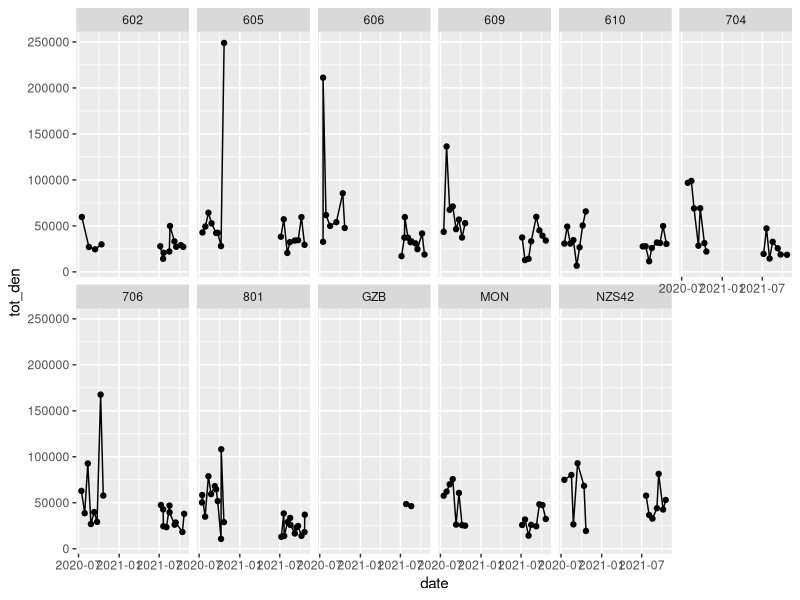
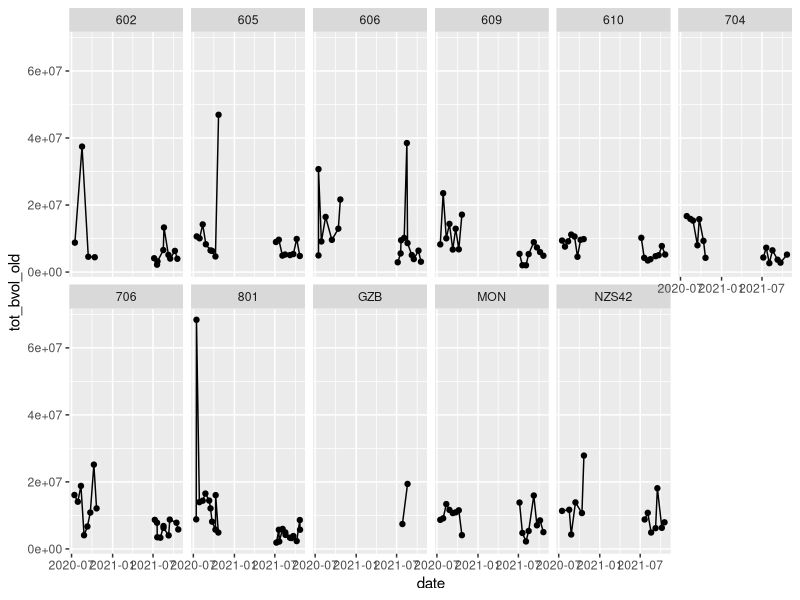
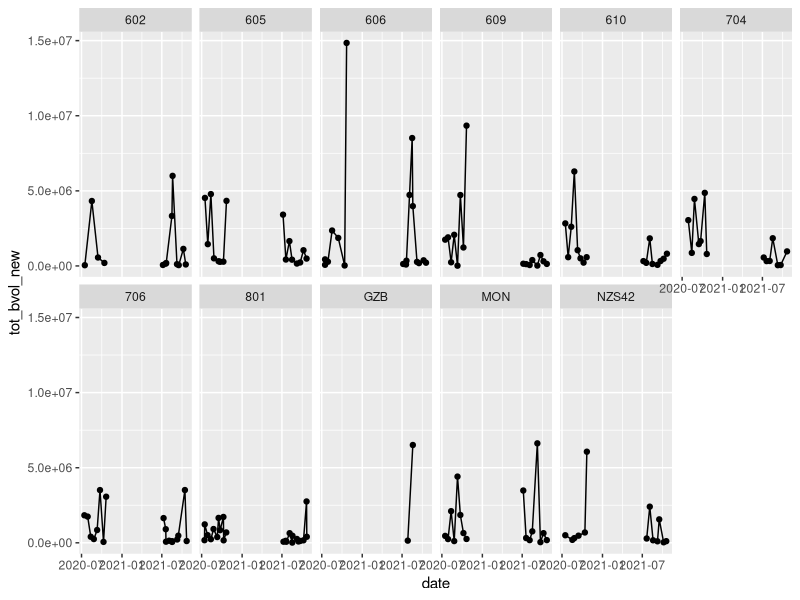
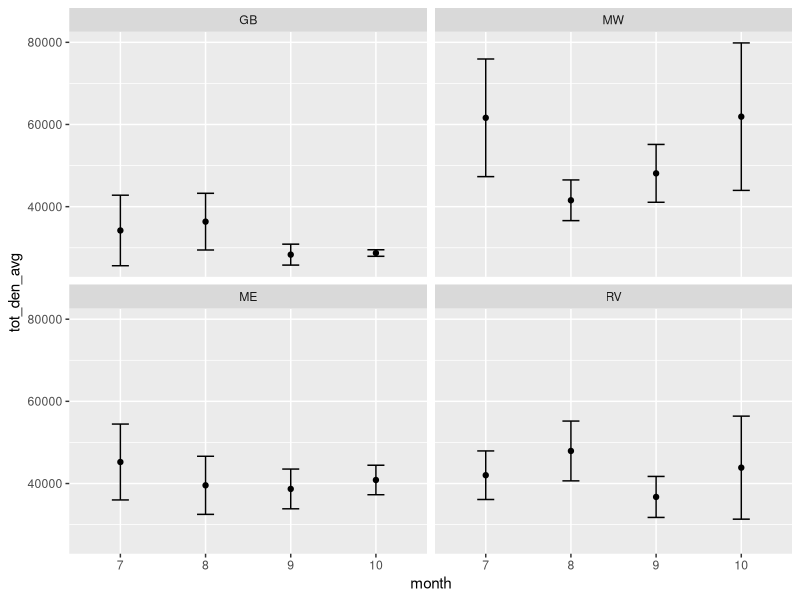
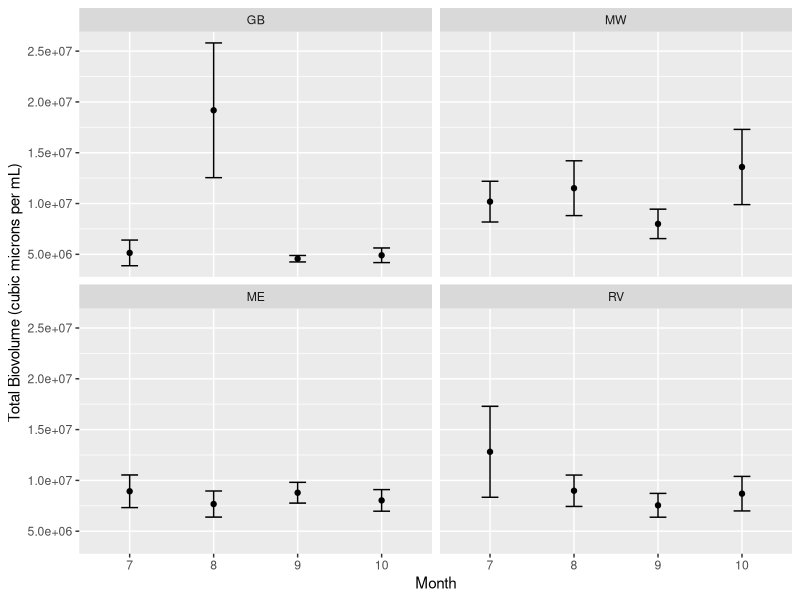
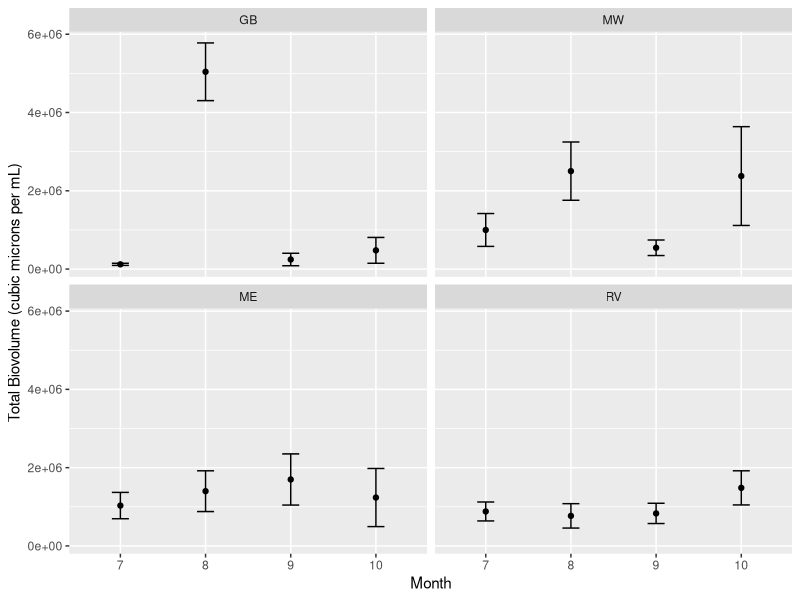
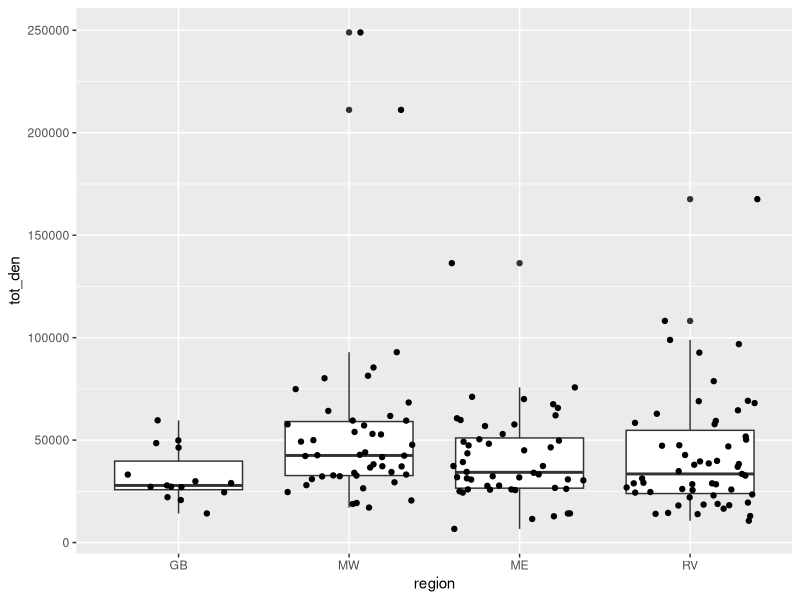
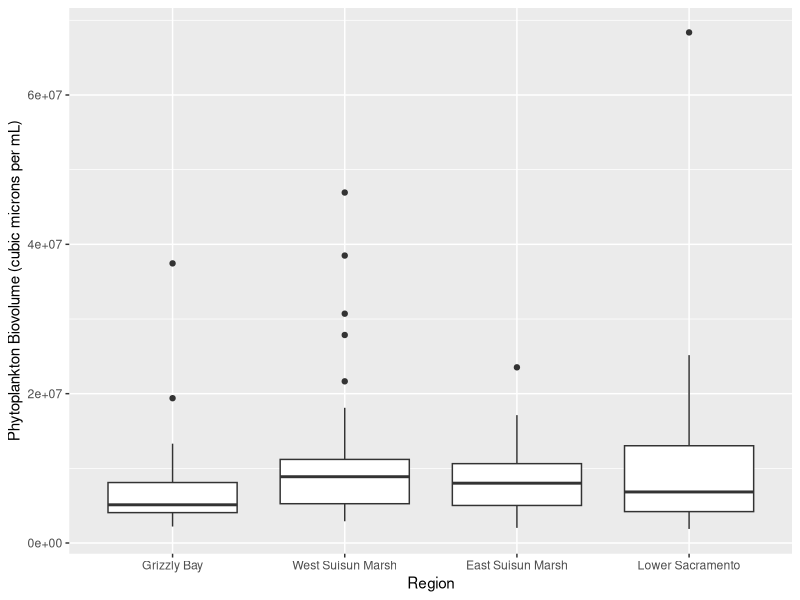

Reproduce these figures in R, in order.
#SMSCG
#phytoplantkon data
#data visualizations

#responses
#total organisms per ml
#total cells per ml
#total biovolume per ml

#To do list
#see if all the phyla are up to date; Tiffany's file is probably out of date
#make some plots to look at cells per mL which is a response I added to the source file
#compare DFW and EMP samples when they are collected close to same time
#maybe do nmds by region

#load packages
library(tidyverse) #variety of data science tools
library(ggplot2) #making plots
library(lubridate) #format datesx
library(scales) #log scale axes in ggplot
#library(diathor) #diatom trait data

# 1. Read in the Data----------------------------------------------

#read in the aggregated and formatted phytoplankton data
phyto_vis<-read_csv("Data/phytoplankton/SMSCG_phytoplankton_formatted_2020-2021.csv")
#looks like column types are all correct, even date and time

#format data---------------

#EMP stations: Subset to just the four relevant to SMSCG
#Two different naming systems for stations: EMP (DFW)
#D22 (NZ064), D4 (NZ060), NZ032 (NZ032), NZS42 (NZS42)

unique(phyto_vis$station)

#create data frame that groups names of stations that represent the same general location and adds the three broad regions
#RV = Sacramento River, ME = East Suisun Marsh, MW = West Suisun Marsh
station_key <- data.frame(
  station = c("706", "NZ064", "D22","704","801", "802", "NZ060", "D4","609","MON","610","605", "606","NZ032","NZS42","GZB","602","D7"),
  station_comb = c(rep("706", 3), "704",rep("801", 4),"609","MON","610", "605", rep("606",2),"NZS42","GZB",rep("602",2)),
  region = c(rep("RV",8), rep("ME",3), rep("MW",4),rep("GB",3))
)
#glimpse(station_key)

#join the sample data and the new station/region data
#by using inner_join, only the SMSCG relevant stations are kept
phyto_gates<- inner_join(phyto_vis,station_key) %>% 
  #add a column for month by extracting month from date
  mutate(month = month(date)
         ,year = year(date)
         ) %>% 
  #remove the June samples from EMP because we don't have any other June samples
  filter(month!=6) 

#check for NAs
check_na <- phyto_gates[rowSums(is.na(phyto_gates)) > 0,]
#the only NAs are for the time for one sample

#export data as csv for publishing on EDI
#note: need to update this line of code
edi<-phyto_gates[,c(1,14,2:11)]
#write_csv(edi,file = paste0(sharepoint_path,"./Phytoplankton/SMSCG_phytoplankton_EDI_2020.csv"))

#how many genera didn't match up with higher taxonomy?
#sum(is.na(phyto_gates$class))
#there are now zero rows that aren't matched with higher level taxonomy

#look at distinct genera and taxa
#taxon_na<-phyto_gates %>% 
#  filter(is.na(class)) %>% 
#  distinct(genus, taxon) %>% 
#  arrange(genus,taxon)
#5 genera and 6 taxa that weren't in higher taxonomy spreadsheet
#need to add them

#look at number of samples per station
s_samp_count<-phyto_gates %>% 
  distinct(station_comb, date) %>% 
  group_by(station_comb) %>% 
  summarize(count = n(), .groups = 'drop')  

#count total number of samples
sum(s_samp_count$count) #138

#look at number of samples per region
r_samp_count<-phyto_gates %>% 
  distinct(region, date) %>% 
  group_by(region) %>% 
  summarize(count = n(), .groups = 'drop')  
#sample size varies a lot among regions; river is most; bay is fewest

#look at number of samples per region and month
rm_samp_count<-phyto_gates %>% 
  distinct(region,station_comb, month,date) %>% 
  group_by(region, month) %>% 
  summarize(count = n(), .groups = 'drop') 
range(rm_samp_count$count)
#generally 8-14 samples per month x region

#look at number of samples per region and month and year
ry_samp_count<-phyto_gates %>% 
  distinct(region,station_comb, year, month,date) %>% 
  group_by(region, year,month) %>% 
  summarize(count = n(), .groups = 'drop') %>% 
  arrange(year,region)
range(ry_samp_count$count)

#look closer at Grizzly Bay samlpes
gzb <- phyto_gates %>% 
  filter(region=="GB")

#try to get diatom trait data using the diathor package--------------
#NOTE: so far, not having much luck; at least some of the examples worked

#first make a df with just the diatoms
#and format it into a matrix like this package needs
#diatoms_only<-phyto_gates %>% 
#  filter(phylum == "Ochrophyta") %>% 
  #for diaThorAll function, there must be a column called "species"
#  rename(species=taxon) %>% 
  #create combined station-date column
#  unite(station_date, station, date) %>% 
  #reduce to just needed columns
#  select(species
#         ,station_date
#         ,organisms_per_ml
#  )   %>% 
  #convert from long to wide
#  pivot_wider(names_from = station_date, values_from = organisms_per_ml) %>%  
  #convert all NAs to zeros
#  replace(is.na(.), 0) %>% 
  #make species a factor and everything else integers
  #NOTE that abundances are actually densities instead of counts but fine for now
#  mutate(across(c(species),as.factor)
#         ,across(c('STN 609_2020-08-12':'NZS42_2020-10-13'),as.integer)
#         ) %>% 
#  glimpse()
  

#data("diat_sampleData")
#glimpse(diat_sampleData)
#species is a factor and all other columns are integers


#Run diaThorAll to get all the outputs from the sample data with the default settings, and store
#the results into the “results” object, to also retain the output within R
#NOTE: this function runs a whole pipeline of functions and takes a while 
#results <- diaThorAll(diat_sampleData) #If the sample data was used

#I got their example to work
#loadedData <- diat_loadData(species_df=diat_sampleData,resultsPath=sharepoint_path) # load data with the diat_loadData() function
#results <- diat_ips(loadedData )

#this isn't working still
#loadedData <- diat_loadData(species_df=diatoms_only,resultsPath=sharepoint_path) 
#results <- diat_ips(loadedData )

#plot time series of density and biovolume by station-----------

#summarize density and biovolume data by sample (station x date combo)
#so sum all the taxon specific densities and biovolumes within a sample
s_phyto_sum<-phyto_gates %>% 
  group_by(region, station_comb, station, year, month, date, time) %>% 
  summarize(
    tot_den = sum(organisms_per_ml)
    ,tot_bvol_old = sum(biovolume_per_ml_old)
    ,tot_bvol_new = sum(biovolume_per_ml_new) 
    ,.groups = 'drop'
  ) %>% 
  #make month and year factors
    mutate_at(vars(year,month), factor)
#write_csv(s_phyto_sum,file = paste0(sharepoint_path,"./Plots/SMSCG_phytoplankton_sample_summary_2020.csv"))

#reorder region factor levels for plotting
s_phyto_sum$region <- factor(s_phyto_sum$region, levels=c('GB','MW','ME','RV'))


#plot total phytoplankton density by station 
(plot_st_tot_den <-ggplot(s_phyto_sum, aes(x=date, y=tot_den, group=year))+ #specified what to plot on the x and y axes
    geom_line() + 
    geom_point() + 
    facet_wrap(~station_comb, nrow=2)
  )

#plot total phytoplankton biovolume OLD by station
(plot_st_tot_bvol <-ggplot(s_phyto_sum, aes(x=date, y=tot_bvol_old, group=year))+ 
    geom_line() + 
    geom_point() + 
    facet_wrap(~station_comb, nrow=2)
)

#plot total phytoplankton biovolume NEW by station
(plot_st_tot_bvol <-ggplot(s_phyto_sum, aes(x=date, y=tot_bvol_new, group=year))+ 
    geom_line() + 
    geom_point() + 
    facet_wrap(~station_comb, nrow=2)
)

#plot time series of density and biovolume by region and month-----------

#function to calculate standard error
se <- function(x) sd(x)/sqrt(length(x))

#so calculate means for densities and biovolumes 
#across stations within regions and across dates within months
r_phyto_sum<-s_phyto_sum %>% 
  group_by(region, month) %>% 
  summarize(
    tot_den_avg = mean(tot_den),
    tot_den_se = se(tot_den),
    tot_bvol_old_avg = mean(tot_bvol_old),
    tot_bvol_old_se = se(tot_bvol_old),
    tot_bvol_new_avg = mean(tot_bvol_new),
    tot_bvol_new_se = se(tot_bvol_new)
    ,.groups = 'drop'
  )
#glimpse(r_phyto_sum)

#reorder region factor levels for plotting
r_phyto_sum$region <- factor(r_phyto_sum$region, levels=c('GB','MW','ME','RV'))


#plot mean total phytoplankton density by region
(plot_rg_tot_den <-ggplot(r_phyto_sum, aes(x=month, y=tot_den_avg))+ 
    geom_line() + 
    geom_point() + 
    geom_errorbar(aes(ymin=tot_den_avg-tot_den_se, ymax=tot_den_avg+tot_den_se), width = 0.2) +
    facet_wrap(~region)
)

#plot mean total phytoplankton biovolume OLD by region
(plot_rg_tot_bvol_old <-ggplot(r_phyto_sum, aes(x=month, y=tot_bvol_old_avg))+ 
    geom_line() + 
    geom_point() + 
    geom_errorbar(aes(ymin=tot_bvol_old_avg-tot_bvol_old_se, ymax=tot_bvol_old_avg+tot_bvol_old_se), width = 0.2) +
    facet_wrap(~region)+
    labs(x="Month", y="Total Biovolume (cubic microns per mL)")
  
)

#plot mean total phytoplankton biovolume NEW by region
(plot_rg_tot_bvol_new <-ggplot(r_phyto_sum, aes(x=month, y=tot_bvol_new_avg))+ 
    geom_line() + 
    geom_point() + 
    geom_errorbar(aes(ymin=tot_bvol_new_avg-tot_bvol_new_se, ymax=tot_bvol_new_avg+tot_bvol_new_se), width = 0.2) +
    facet_wrap(~region)+
    labs(x="Month", y="Total Biovolume (cubic microns per mL)")
  
)
#ggsave(file = paste0(sharepoint_path,"./Plots/SMSCG_Phyto_LinePlot_TotalBiovolume_RegionMonth.png"),type ="cairo-png",width=8, height=5,units="in",dpi=300)


#boxplots of total density and biovolume by region-------

(plot_rg_tot_den_bx<-ggplot(data=s_phyto_sum, aes(x = region, y = tot_den)) + 
   geom_boxplot()+
   geom_jitter() #adds all points to plot, not just outliers
)

#OLD
(plot_rg_tot_bvol_old_bx<-ggplot(data=s_phyto_sum, aes(x = region, y = tot_bvol_old)) + 
    geom_boxplot()+
    #geom_jitter()+ #adds all points to plot, not just outliers; need to remove default outlier points to avoid duplication
    labs(x = "Region", y = "Phytoplankton Biovolume (cubic microns per mL)")+
    scale_x_discrete(labels = c('Grizzly Bay','West Suisun Marsh','East Suisun Marsh','Lower Sacramento'))
)

#NEW
(plot_rg_tot_bvol_new_bx<-ggplot(data=s_phyto_sum, aes(x = region, y = tot_bvol_new)) + 
    geom_boxplot()+
    #geom_jitter()+ #adds all points to plot, not just outliers; need to remove default outlier points to avoid duplication
    labs(x = "Region", y = "Phytoplankton Biovolume (cubic microns per mL)")+
    scale_x_discrete(labels = c('Grizzly Bay','West Suisun Marsh','East Suisun Marsh','Lower Sacramento'))
)
#ggsave(file = paste0(sharepoint_path,"./Plots/SMSCG_Phyto_BoxPlot_TotalBiovolume_Region_Report.png"),type ="cairo-png",width=8, height=5,units="in",dpi=300)


#plot number of genera by station and region-------

#determine how many species typically within each genera
#if generally one, then easier to just use genus for plots/analysis
ssp_count<-phyto_gates %>% 
  distinct(genus, taxon) %>% 
  group_by(genus) %>% 
  summarize(count = n(), .groups = 'drop')  

#use histogram to visualize distribution of species per genera
(plot_spp_per_genus_hist<-ggplot(data=ssp_count, aes(x = count)) + 
    geom_histogram()
)
#most genera contain 1-2 species but some contain up to 15

#look closer at genera with many species
genera_rich<-phyto_gates %>% 
  distinct(genus, taxon) %>% 
  filter(genus=="Nitzschia" | genus =="Navicula") %>% 
  arrange(genus)
#not just unique because of variants of same name (though there are variants of genus sp.)
#actually quite a few different species within these genera present

#create df that counts genera by sample
phyto_genera_sum<-phyto_gates %>% 
  distinct(region, station_comb,date, month,genus) %>% 
  group_by(region, station_comb,date, month) %>% 
  summarize(genera = n(), .groups = 'drop')

#use histogram to visualize distribution of genera per sample
(plot_genera_per_sample_hist<-ggplot(data=phyto_genera_sum, aes(x = genera)) + 
    geom_histogram()
)
#generally 1-7 but some up to 15 genera per sample

#plot time series of number of genera by station
(plot_st_genera <-ggplot(phyto_genera_sum, aes(x=date, y=genera))+ 
    geom_line() + 
    geom_point() + 
    facet_wrap(~station_comb)
)

#number of genera per region
phyto_genera_sum_rg<-phyto_gates %>% 
  distinct(region,date, month,genus) %>% 
  group_by(region,date, month) %>% 
  summarize(genera = n(), .groups = 'drop')

#plot time series of number of genera by region
(plot_st_genera <-ggplot(phyto_genera_sum_rg, aes(x=date, y=genera))+ 
    geom_line() + 
    geom_point() + 
    facet_wrap(~region)
)

#stacked bar plot showing density and biovolume by phyla and station-------

#summarize density and biovolume data by sample and phylum
#so sum densities and biovolumes within a sample by phylum
s_phyto_phylum_sum<-phyto_gates %>% 
  group_by(region, station_comb, station, date, year,month,phylum) %>% 
  summarize(
    tot_den = sum(organisms_per_ml)
    ,tot_bvol_old = sum(biovolume_per_ml_old) 
    ,tot_bvol_new = sum(biovolume_per_ml_new)
    ,.groups = 'drop'
  )

#stacked bar plot time series of density by phylum and station
(plot_st_den_per_phylum <-ggplot(s_phyto_phylum_sum
      , aes(x=date, y= tot_den,  fill = phylum))+
  geom_bar(position = "stack", stat = "identity") + 
  ylab("Phytoplankton Density (Organisms / mL)") + xlab("Date") + 
  #scale_colour_discrete(drop=T, limits = levels(phylum$phylum))+
  #scale_fill_manual(name = "Phylum",
   #                 values=phylum_colors,
    #                breaks=phylum_names,
     #               labels = phylum_names)+ 
  facet_grid(~station_comb
             #,labeller = labeller(island = island_label) 
))
#cyanobacteria dominates the community numerically at all stations and times
#figure out why there is "NA" category for phylum

#stacked bar plot time series of biovolume OLD by phylum and station
(plot_st_bvol_old_per_phylum <-ggplot(s_phyto_phylum_sum, aes(x=date, y= tot_bvol_old,  fill = phylum))+
    geom_bar(position = "stack", stat = "identity") + 
    ylab("Phytoplankton Biovolume") + xlab("Date") + 
    #scale_colour_discrete(drop=T, limits = levels(phylum$phylum))+
    #scale_fill_manual(name = "Phylum",
    #                 values=phylum_colors,
    #                breaks=phylum_names,
    #               labels = phylum_names)+ 
    facet_grid(~station_comb
               #,labeller = labeller(island = island_label) 
    ))
#mostly cyanobactera as well as diatoms and allies

#stacked bar plot time series of biovolume NEW by phylum and station
(plot_st_bvol_new_per_phylum <-ggplot(s_phyto_phylum_sum, aes(x=date, y= tot_bvol_new,  fill = phylum))+
    geom_bar(position = "stack", stat = "identity") + 
    ylab("Phytoplankton Biovolume") + xlab("Date") + 
    #scale_colour_discrete(drop=T, limits = levels(phylum$phylum))+
    #scale_fill_manual(name = "Phylum",
    #                 values=phylum_colors,
    #                breaks=phylum_names,
    #               labels = phylum_names)+ 
    facet_grid(~station_comb
               #,labeller = labeller(island = island_label) 
    ))


#stacked bar plot showing phyla by region and month-------

#summarize density and biovolume data by region, month and phylum
#so calculate mean densities and biovolumes within a region and date by phylum
r_phyto_phylum_sum<-s_phyto_phylum_sum %>% 
  group_by(region, month, phylum) %>% 
  summarize(
    tot_den_avg = mean(tot_den),
    tot_den_se = se(tot_den),
    tot_bvol_old_avg = mean(tot_bvol_old),
    tot_bvol_old_se = se(tot_bvol_old),
    tot_bvol_new_avg = mean(tot_bvol_new),
    tot_bvol_new_se = se(tot_bvol_new), 
    .groups = 'drop'
      )
#NOTE: calculating the means probably isn't this simple
#probably need to create data frame with all combos of samples x taxa
#then include zeros for cases in which no individuals of a taxon where found
#to make sure those are part of the mean calculation
#the main thing is to get the number of samples in calculation correct (ie, denominator)

#stacked bar plot time series of density by phylum and station
(plot_rg_den_per_phylum <-ggplot(r_phyto_phylum_sum
                                 , aes(x=month, y= tot_den_avg,  fill = phylum))+
    geom_bar(position = "stack", stat = "identity") + 
    ylab("Phytoplankton Density (Organisms / mL)") + xlab("Date") + 
    #scale_colour_discrete(drop=T, limits = levels(phylum$phylum))+
    #scale_fill_manual(name = "Phylum",
    #                 values=phylum_colors,
    #                breaks=phylum_names,
    #               labels = phylum_names)+ 
    facet_grid(~region
               #,labeller = labeller(island = island_label) 
    ))
#cyanobacteria dominates the community numerically at all stations and times
#figure out why there is "NA" category for phylum

#stacked bar plot time series of biovolume OLD by phylum and station
(plot_rg_bvol_old_per_phylum <-ggplot(r_phyto_phylum_sum
                                 , aes(x=month, y= tot_bvol_old_avg,  fill = phylum))+
    geom_bar(position = "stack", stat = "identity") + 
    ylab("Phytoplankton Biovolume") + xlab("Month") + 
    #scale_colour_discrete(drop=T, limits = levels(phylum$phylum))+
    #scale_fill_manual(name = "Phylum",
    #                 values=phylum_colors,
    #                breaks=phylum_names,
    #               labels = phylum_names)+ 
    facet_grid(~region
               #,labeller = labeller(island = island_label) 
    ))
#mostly cyanobactera as well as diatoms and allies

#stacked bar plot time series of biovolume NEW by phylum and station
(plot_rg_bvol_new_per_phylum <-ggplot(r_phyto_phylum_sum
                                  , aes(x=month, y= tot_bvol_new_avg,  fill = phylum))+
    geom_bar(position = "stack", stat = "identity") + 
    ylab("Phytoplankton Biovolume") + xlab("Month") + 
    #scale_colour_discrete(drop=T, limits = levels(phylum$phylum))+
    #scale_fill_manual(name = "Phylum",
    #                 values=phylum_colors,
    #                breaks=phylum_names,
    #               labels = phylum_names)+ 
    facet_grid(~region
               #,labeller = labeller(island = island_label) 
    ))
#ggsave(file = paste0(sharepoint_path,"./Plots/SMSCG_Phyto_StackedBar_TotalBiovolume_AllPhyto_Region.png"),type ="cairo-png",width=8, height=5,units="in",dpi=300)


#stacked bar plot showing phyla by region-------

#summarize density and biovolume data by region only
r_phyto_phylum_sum_rg<-phyto_gates %>% 
  #sum densities and biovolumes within a sample by phylum
  group_by(region, station_comb, date, month,phylum) %>% 
  summarize(
    tot_den = sum(organisms_per_ml)
    ,tot_bvol_old = sum(biovolume_per_ml_old)
    ,tot_bvol_new = sum(biovolume_per_ml_new)
    , .groups = 'drop') %>% 
  #calculate mean densities and biovolumes within regions by phylum
  group_by(region, phylum) %>% 
  summarize(
    tot_den_avg = mean(tot_den),
    tot_bvol_old_avg = mean(tot_bvol_old),
    tot_bvol_new_avg = mean(tot_bvol_new)
    , .groups = 'drop'
  )

#reorder region factor levels for plotting
r_phyto_phylum_sum_rg$region <- factor(r_phyto_phylum_sum_rg$region, levels=c('GB','MW','ME','RV'))


#stacked bar plot time series of diatom biovolume OLD by region, phylum
ggplot(r_phyto_phylum_sum_rg, aes(x=region, y= tot_bvol_old_avg,  fill = phylum))+
    geom_bar(position = "stack", stat = "identity") + 
    ylab("Biovolume (cubic microns per mL)") + xlab("Region")  
  #scale_colour_discrete(drop=T, limits = levels(phylum$phylum))+
  #scale_fill_manual(name = "Phylum",
  #                 values=phylum_colors,
  #                breaks=phylum_names,
  #               labels = phylum_names) 

#stacked bar plot time series of diatom biovolume NEW by region, phylum
ggplot(r_phyto_phylum_sum_rg, aes(x=region, y= tot_bvol_new_avg,  fill = phylum))+
  geom_bar(position = "stack", stat = "identity") + 
  ylab("Biovolume (cubic microns per mL)") + xlab("Region")  
#scale_colour_discrete(drop=T, limits = levels(phylum$phylum))+
#scale_fill_manual(name = "Phylum",
#                 values=phylum_colors,
#                breaks=phylum_names,
#               labels = phylum_names) 

#ggsave(file = paste0(sharepoint_path,"./Plots/SMSCG_Phyto_StackedBar_AllPhyto_Region.png"),type ="cairo-png",width=6, height=5,units="in",dpi=300)



#stacked barplots for diatoms-------------

#summarize diatom density and biovolume data by sample (station x date combo)
#so sum all the taxon specific densities and biovolumes within a sample
s_diatom_sum<-phyto_gates %>% 
  #subset data to just the phylum with diatoms
  filter(phylum == "Ochrophyta") %>% 
  group_by(region, station_comb, station,year, month, date, time) %>% 
  summarize(
    d_tot_den = sum(organisms_per_ml)
    ,d_tot_bvol_old = sum(biovolume_per_ml_old)
    ,d_tot_bvol_new = sum(biovolume_per_ml_new)
    , .groups = 'drop'
  )  %>% 
  #make month a factor
  mutate_at(vars(month,year), factor)
#there are 7 samples without diatoms
#combine diatom data with total phyto data

#join diatom data set and all phyto data set
glimpse(s_phyto_sum)
glimpse(s_diatom_sum)
s_pd_sum <- left_join(s_phyto_sum,s_diatom_sum)

#replace NAs with zeros for density and biovolume
s_pd_sum_z <- s_pd_sum %>% 
    replace_na(list(d_tot_den = 0, d_tot_bvol_old = 0, d_tot_bvol_new = 0))

#summarize diatom density and biovolume data by class, region, and month
diatom_sum<-phyto_gates %>% 
  #subset data to just the phylum with diatoms
  filter(phylum == "Ochrophyta") %>% 
  #sum densities and biovolumes within a sample by class
  group_by(region, station_comb, date, month,class) %>% 
  summarize(
    tot_den = sum(organisms_per_ml)
    ,tot_bvol_old = sum(biovolume_per_ml_old)
    ,tot_bvol_new = sum(biovolume_per_ml_new)
    , .groups = 'drop') %>% 
  #calculate mean densities and biovolumes within regions and months by class
    group_by(region, month, class) %>% 
    summarize(
      tot_den_avg = mean(tot_den),
      tot_den_se = se(tot_den),
      tot_bvol_old_avg = mean(tot_bvol_old),
      tot_bvol_old_se = se(tot_bvol_old),
      tot_bvol_new_avg = mean(tot_bvol_new),
      tot_bvol_new_se = se(tot_bvol_new)
      , .groups = 'drop'
    )

#reorder region factor levels for plotting
diatom_sum$region <- factor(diatom_sum$region, levels=c('GB','MW','ME','RV'))

  
#stacked bar plot time series of diatom biovolume OLD by region, month, class
ggplot(diatom_sum, aes(x=month, y= tot_bvol_old_avg,  fill = class))+
    geom_bar(position = "stack", stat = "identity") + 
    ylab("Phytoplankton Biovolume") + xlab("Date") + 
    #scale_colour_discrete(drop=T, limits = levels(phylum$phylum))+
    #scale_fill_manual(name = "Phylum",
    #                 values=phylum_colors,
    #                breaks=phylum_names,
    #               labels = phylum_names)+ 
    facet_grid(~region
               #,labeller = labeller(island = island_label) 
    )

#stacked bar plot time series of diatom biovolume NEW by region, month, class
ggplot(diatom_sum, aes(x=month, y= tot_bvol_new_avg,  fill = class))+
  geom_bar(position = "stack", stat = "identity") + 
  ylab("Phytoplankton Biovolume") + xlab("Date") + 
  #scale_colour_discrete(drop=T, limits = levels(phylum$phylum))+
  #scale_fill_manual(name = "Phylum",
  #                 values=phylum_colors,
  #                breaks=phylum_names,
  #               labels = phylum_names)+ 
  facet_grid(~region
             #,labeller = labeller(island = island_label) 
  )
#ggsave(file = paste0(sharepoint_path,"./Plots/SMSCG_Phyto_StackedBar_Diatom_RegionMonth.png"),type ="cairo-png",width=9, height=5,units="in",dpi=300)


#similar stacked bar plot but averaged over months too
#facilitate comparisons among regions

#summarize density and biovolume data by region only
diatom_sum_rg<-phyto_gates %>% 
  #subset data to just the phylum with diatoms
  filter(phylum == "Ochrophyta") %>% 
  #sum densities and biovolumes within a sample by class
  group_by(region, station_comb, date, month,class) %>% 
  summarize(
    tot_den = sum(organisms_per_ml)
    ,tot_bvol_old = sum(biovolume_per_ml_old)
    ,tot_bvol_new = sum(biovolume_per_ml_new)
    , .groups = 'drop') %>% 
  #calculate mean densities and biovolumes within regions by class
  group_by(region, class) %>% 
  summarize(
    tot_den_avg = mean(tot_den),
    tot_den_se = se(tot_den),
    tot_bvol_old_avg = mean(tot_bvol_old),
    tot_bvol_old_se = se(tot_bvol_old),
    tot_bvol_new_avg = mean(tot_bvol_new),
    tot_bvol_new_se = se(tot_bvol_new)
    , .groups = 'drop'
  )

#reorder region factor levels for plotting
diatom_sum_rg$region <- factor(diatom_sum_rg$region, levels=c('GB','MW','ME','RV'))


#stacked bar plot time series of diatom biovolume OLD by region, class
ggplot(diatom_sum_rg, aes(x=region, y= tot_bvol_old_avg,  fill = class))+
    geom_bar(position = "stack", stat = "identity") + 
    ylab("Biovolume (cubic microns per mL)") + xlab("Region")  
    #scale_colour_discrete(drop=T, limits = levels(phylum$phylum))+
    #scale_fill_manual(name = "Phylum",
    #                 values=phylum_colors,
    #                breaks=phylum_names,
    #               labels = phylum_names)+ 


#stacked bar plot time series of diatom biovolume NEW by region, class
ggplot(diatom_sum_rg, aes(x=region, y= tot_bvol_new_avg,  fill = class))+
  geom_bar(position = "stack", stat = "identity") + 
  ylab("Biovolume (cubic microns per mL)") + xlab("Region")  
#scale_colour_discrete(drop=T, limits = levels(phylum$phylum))+
#scale_fill_manual(name = "Phylum",
#                 values=phylum_colors,
#                breaks=phylum_names,
#               labels = phylum_names)+ 

#ggsave(file = paste0(sharepoint_path,"./Plots/SMSCG_Phyto_StackedBar_Diatom_Region.png"),type ="cairo-png",width=6, height=5,units="in",dpi=300)

#boxplot of total phyto biovolume and diatom biovolume by region and month---------

#first reshape data frame
#use version with zeros for samples without diatoms (instead of NAs)
s_pd_sum_l<- s_pd_sum_z %>% 
  #reduce data frame to just needed columns
  select("region","station_comb","year","month","date","tot_bvol_old","tot_bvol_new","d_tot_bvol_old","d_tot_bvol_new") %>% 
  #convert wide to long
  pivot_longer(c("tot_bvol_old","tot_bvol_new","d_tot_bvol_old","d_tot_bvol_new"), names_to = "type", values_to = "tot_bvol") %>% 
  #converts some columns from character to factor
  mutate_at(vars(region,type), factor) %>% 
  #reorder factor levels for plotting
  mutate(region = factor(region, levels=c('RV','ME','MW','GB'))
         ,type = factor(type, levels=c("tot_bvol_old","tot_bvol_new","d_tot_bvol_old","d_tot_bvol_new"))
  #create new columns with better names for labeling facets
         ,type2 = recode(
           type, "tot_bvol_old" = "All Phytoplankton OLD","tot_bvol_new" = "All Phytoplankton NEW","d_tot_bvol_old" = "Diatoms OLD","d_tot_bvol_new" = "Diatoms NEW")
        ,region2 = recode(
    region, "RV" = "Lower Sac", "ME" = "E Suisun Marsh", "MW" = "W Suisun Marsh", "GB"="Grizzly Bay")
    ,month2 = recode(
    month, "7"="July" ,"8"="August", "9"="September", "10"="October")
  ) %>% 
  #convert from cubic microns per mL to cubic mm per mL
  mutate(tot_bvol2 = tot_bvol/1000000000)
glimpse(s_pd_sum_l)

#plot: col: phyto and diatoms, row: region, x-axis: month
(plot_rm_pd_bvol_bx<-ggplot(data=s_pd_sum_l
                            , aes(x = month
                                  , y = tot_bvol2
                                  #, y = log(tot_bvol2)
                                  )) + 
    geom_boxplot(fill="darkolivegreen4")+
    #ylim(0,0.05)+ #drops a high end outlier for all phyto, july, sac river
    facet_grid(region2~type2)+
        labs(x = "Month"
             , y = bquote("Biovolume"~(mm^3~mL^-1) )
             #, y = bquote("Biovolume"~LN(mm^3~mL^-1) )
                          )+
    scale_x_discrete(labels = c("July","August", "September", "October"))
)
#log transforming data means we lose 7 data points for the diatoms plot because they are zeros
#could switch month and region to better emphasize region comparisons but either month nor region differ

#create separate panels for 2020 and 2021
#this is necessary in part because Grizzly Bay samples are new in 2021
#also just use the new and correct calculations

#2020
s_pd_sum_l_n20 <- s_pd_sum_l %>% 
  #just keep the new calculations
  filter(grepl("new",type) & date < "2021-01-01") %>% 
  #create new columns with better names for labeling facets
  mutate(type2 = recode(
    type, "tot_bvol_new" = "2020 All Phytoplankton","d_tot_bvol_new" = "2020 Diatoms"
    )    )
unique(s_pd_sum_l_n20$type) #tot_bvol_new   d_tot_bvol_new
range(s_pd_sum_l_n20$date) #"2020-07-14" "2020-10-22"

#2021
s_pd_sum_l_n21 <- s_pd_sum_l %>% 
  #just keep the new calculations
  filter(grepl("new",type) & date > "2021-01-01") %>% 
  mutate(type2 = recode(
    type, "tot_bvol_new" = "2021 All Phytoplankton","d_tot_bvol_new" = "2021 Diatoms"
  ))
unique(s_pd_sum_l_n21$type) #tot_bvol_new   d_tot_bvol_new
range(s_pd_sum_l_n21$date) #"2020-07-14" "2020-10-22"

#2020 plot: col: phyto and diatoms, row: region, x-axis: month

group.colors20 <- c('2020 All Phytoplankton' = "darkolivegreen", "2020 Diatoms"= "darkolivegreen2")

ggplot(data=s_pd_sum_l_n20, aes(x = region2, y = tot_bvol2, fill=type2
                                  #, y = log(tot_bvol2)
                            )) + 
    geom_boxplot(
       #fill="darkolivegreen4"
      )+
    #ylim(0,0.05)+ #drops a high end outlier for all phyto, july, sac river
    facet_grid(month2~type2)+
    labs(x = "Region"
         , y = bquote("Biovolume"~(mm^3~mL^-1) )
         #, y = bquote("Biovolume"~LN(mm^3~mL^-1) )
    )+
  scale_y_log10(breaks = trans_breaks("log10", function(x) 10^x),
                labels = trans_format("log10", math_format(10^.x))) +
  annotation_logticks(sides="l")+
  scale_fill_manual(values=group.colors20)+
  theme(legend.position="none"
        , axis.text.x = element_text(angle = 90, hjust = 1)
  )
#ggsave(file = "Data/phytoplankton/SMSCG_Phyto_Boxplot_Phyto&Diatom_Region&Month_2020.png",type ="cairo-png",scale=0.9,width=8.5, height=6,units="in",dpi=300)

#2021 plot: col: phyto and diatoms, row: region, x-axis: month

group.colors21 <- c('2021 All Phytoplankton' = "darkolivegreen", "2021 Diatoms"= "darkolivegreen2")

ggplot(data=s_pd_sum_l_n21, aes(x = region2, y = tot_bvol2, fill=type2
                                #, y = log(tot_bvol2)
)) + 
  geom_boxplot()+
  #ylim(0,0.05)+ #drops a high end outlier for all phyto, july, sac river
  facet_grid(month2~type2)+
  labs(x = "Region"
       , y = bquote("Biovolume"~(mm^3~mL^-1) )
       #, y = bquote("Biovolume"~LN(mm^3~mL^-1) )
  )+
  scale_y_log10(breaks = trans_breaks("log10", function(x) 10^x),
                labels = trans_format("log10", math_format(10^.x))) + 
  annotation_logticks(sides="l")+
  scale_fill_manual(values=group.colors21)+
  theme(legend.position="none"
        , axis.text.x = element_text(angle = 90, hjust = 1)
  )
#ggsave(file = "Data/phytoplankton/SMSCG_Phyto_Boxplot_Phyto&Diatom_Region&Month_2021.png",type ="cairo-png",scale=0.9,width=8.5, height=8,units="in",dpi=300)


#generate effect sizes for total phyto and diatoms across regions and months
#needed for USBR report
effsz<-s_pd_sum_l %>% 
  filter(region!="GB" & grepl("new",type)) %>% 
  group_by(type,year) %>% 
  summarize(
    bvol_mean = mean(tot_bvol2)
    ,bvol_sd = sd(tot_bvol2)
    , .groups = 'drop')

#total phyto: compare 2020 vs 2021
effsz$bvol_mean[1]/effsz$bvol_mean[2] #2.122569

#diatoms: compare 2020 vs 2021
effsz$bvol_mean[3]/effsz$bvol_mean[4] #1.654778

#proportion of diatom biovolume in samples
#2020
effsz$bvol_mean[3]/effsz$bvol_mean[1] #0.5478529
#2021
effsz$bvol_mean[4]/effsz$bvol_mean[2] #0.7027262


#compare regions
effszr<-s_pd_sum_l %>% 
  filter(region!="GB" & grepl("new",type)) %>% 
  group_by(type,region) %>% 
  summarize(
    bvol_mean = mean(tot_bvol2)
    ,bvol_sd = sd(tot_bvol2)
    , .groups = 'drop')

#diatoms: compare RV vs. MW
effszr$bvol_mean[6]/effszr$bvol_mean[4] #2.240234


#Statistics: total phyto biovolume--------

#glimpse(s_phyto_sum)

#create subset without Grizzly Bay samples
#samples sizes are too small for this region in 2021 and it is missing from 2020
s_phyto_sum_g <- s_phyto_sum %>% 
  filter(region!="GB")

#predictors to include: region, month, year
#could include station as a random effect. there are only 9 though

#build model
tbmod_new = glm(tot_bvol_new ~ region * month* year, data = s_phyto_sum_g)

#model checking plots
#plot(tbmod_new)
#plots aren't great
#residuals vs fitted: spread gets larger with higher values 
#Q-Q plot: points stray pretty far off diagonal at upper end 
#scale-location: line drifts up with higher values
#residuals vs leverage: looks OK

#redo analysis with log transformed response
tblmod_new_lg = glm(log(tot_bvol_new) ~ region * month* year, data = s_phyto_sum_g)

#model checking plots
#plot(tblmod_new_lg)
#looks like log transformation did the trick
#could also try a different error distribution like gamma

#look at model results
summary(tblmod_new_lg)
drop1(tblmod_new_lg, test="Chi")
#three-way interaction term isn't significant; p=0.2615

tblmod_new_lg2 = glm(log(tot_bvol_new) ~ region + month + year + region:month + region:year, data = s_phyto_sum_g)

#look at model results
summary(tblmod_new_lg2)
drop1(tblmod_new_lg2, test="Chi")
#neither two-way interaction is significant

#redo model with log transformed response and without interaction term
tblmod_new_lg3 = glm(log(tot_bvol_new) ~ region  + month + year, data = s_phyto_sum_g)
#plot(tblmod_new_lg3)

#look at model results
summary(tblmod_new_lg3)
drop1(tblmod_new_lg3, test="Chi")
#neither region (p=0.6708) nor month (p=0.5262) are significant but year is (p=1.387e-05)

#Statistics: total diatom biovolume--------

#predictors to include: region, month, maybe salinity
#could include station as a random effect. there are only 9 though

#Note: there are 7 zeros that are currently excluded from the data set used in these models
#s_pd_sum: these 27 samples are NAs
#s_pd_sum_z: these 27 samples are zeros
zeros <-filter(s_pd_sum_z, d_tot_bvol_new == 0)
#RV = 13, ME = 6, MW = 8

#create subset without Grizzly Bay samples
#samples sizes are too small for this region in 2021 and it is missing from 2020
s_diatom_sum_g <- s_diatom_sum %>% 
  filter(region!="GB") %>% 
  mutate(year=factor(year)
         ,region=factor(region)) %>% 
  glimpse()

#predictors to include: region, month, year
#could include station as a random effect. there are only 9 though

#build model
tbmod_new = glm(d_tot_bvol_new ~ region * month* year, data = s_diatom_sum_g)

#model checking plots
#plot(tbmod_new)
#plots aren't great
#residuals vs fitted: spread gets larger with higher values 
#Q-Q plot: points stray pretty far off diagonal at upper end 
#scale-location: line drifts up with higher values
#residuals vs leverage: looks OK

#redo analysis with log transformed response
tblmod_new_lg = glm(log(d_tot_bvol_new) ~ region * month* year, data = s_diatom_sum_g)

#model checking plots
#plot(tblmod_new_lg)
#looks like log transformation did the trick
#could also try a different error distribution like gamma

#look at model results
summary(tblmod_new_lg)
drop1(tblmod_new_lg, test="Chi")
#three-way interaction term isn't significant; p=0.5824

tblmod_new_lg2 = glm(log(d_tot_bvol_new) ~ region + month + year + region:month + region:year, data = s_diatom_sum_g)

#look at model results
summary(tblmod_new_lg2)
drop1(tblmod_new_lg2, test="Chi")
#neither two-way interaction is significant, though region:month is somewhat close (p=0.09659)

#redo model with log transformed response and without interaction term
tblmod_new_lg3 = glm(log(d_tot_bvol_new) ~ region  + month + year, data = s_diatom_sum_g)
#plot(tblmod_new_lg3)

#look at model results
summary(tblmod_new_lg3)
drop1(tblmod_new_lg3, test="Chi")
#region (p=0.03468)
#month (p=0.65924) 
#year is (p=3.835e-05)

#pairwise comparisons among the three regions
tblmod_new_lg4 = aov(log(d_tot_bvol_new) ~ region  + month + year, data = s_diatom_sum_g)
TukeyHSD(tblmod_new_lg4,"region")
names(s_diatom_sum_g)

#look at Grizzly Bay stations----------

#s_samp_count shows sample sizes
#602 = 13, GZB = 2

#look closer at Grizzly bay samples
gzb_sum <- gzb %>% 
  distinct(station_comb, station, date) %>% 
  arrange(date,station_comb,station)

#create a subset of 2021 GB samples with density and biovolume summed by sample
gb_sum <- s_phyto_sum %>% 
  filter(region=="GB" & year=="2021")

#plot time series of biovolume and density by station
ggplot(gb_sum, aes(x=date, y=tot_den, group=station,col=station))+ #specified what to plot on the x and y axes
    geom_line() + 
    geom_point()  


#plot total phytoplankton biovolume NEW by station
ggplot(gb_sum, aes(x=date, y=tot_bvol_new, group=station,col=station))+ 
    geom_line() + 
    geom_point() 

#next look closer at taxonomic composition

gb_phylum_sum <- s_phyto_phylum_sum %>% 
  filter(region=="GB" & year=="2021")


#stacked bar plot time series of density by phylum and station
ggplot(gb_phylum_sum, aes(x=station, y= tot_den,fill = phylum))+
    geom_bar(position = "stack", stat = "identity") + 
    ylab("Phytoplankton Density (Organisms / mL)") + xlab("Station")+
  facet_grid(~date)

#stacked bar plot time series of biovolume NEW by phylum and station
ggplot(gb_phylum_sum, aes(x=station, y= tot_bvol_new,fill = phylum))+
  geom_bar(position = "stack", stat = "identity") + 
  ylab("Phytoplankton Biovolume (cubic microns per mL)") + xlab("Station")+
  facet_grid(~date)
